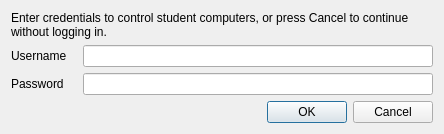
<?xml version="1.0" encoding="UTF-8"?>
<ui version="4.0">
 <class>PasswordDialog</class>
 <widget class="QDialog" name="PasswordDialog">
  <property name="windowTitle">
   <string>ClassWatch Logon</string>
  </property>
  <property name="windowIcon">
   <iconset resource="../resources/core.qrc">
    <normaloff>:/core/application-x-pem-key.png</normaloff>:/core/application-x-pem-key.png</iconset>
  </property>
  <layout class="QVBoxLayout" name="verticalLayout">
   <item>
    <widget class="QLabel" name="label">
     <property name="text">
      <string>Enter credentials to control student computers, or press Cancel to continue without logging in.</string>
     </property>
     <property name="wordWrap">
      <bool>true</bool>
     </property>
    </widget>
   </item>
   <item>
    <layout class="QGridLayout" name="gridLayout">
     <property name="horizontalSpacing">
      <number>16</number>
     </property>
     <item row="0" column="0">
      <widget class="QLabel" name="label_2">
       <property name="text">
        <string>Username</string>
       </property>
      </widget>
     </item>
     <item row="0" column="1">
      <widget class="QLineEdit" name="username">
       <property name="minimumSize">
        <size>
         <width>350</width>
         <height>0</height>
        </size>
       </property>
      </widget>
     </item>
     <item row="1" column="0">
      <widget class="QLabel" name="label_3">
       <property name="text">
        <string>Password</string>
       </property>
      </widget>
     </item>
     <item row="1" column="1">
      <widget class="QLineEdit" name="password">
       <property name="echoMode">
        <enum>QLineEdit::Password</enum>
       </property>
      </widget>
     </item>
    </layout>
   </item>
   <item>
    <widget class="QDialogButtonBox" name="buttonBox">
     <property name="standardButtons">
      <set>QDialogButtonBox::Cancel|QDialogButtonBox::Ok</set>
     </property>
    </widget>
   </item>
  </layout>
 </widget>
 <resources>
  <include location="../resources/core.qrc"/>
 </resources>
 <connections>
  <connection>
   <sender>buttonBox</sender>
   <signal>accepted()</signal>
   <receiver>PasswordDialog</receiver>
   <slot>accept()</slot>
   <hints>
    <hint type="sourcelabel">
     <x>206</x>
     <y>137</y>
    </hint>
    <hint type="destinationlabel">
     <x>169</x>
     <y>79</y>
    </hint>
   </hints>
  </connection>
  <connection>
   <sender>buttonBox</sender>
   <signal>rejected()</signal>
   <receiver>PasswordDialog</receiver>
   <slot>reject()</slot>
   <hints>
    <hint type="sourcelabel">
     <x>206</x>
     <y>137</y>
    </hint>
    <hint type="destinationlabel">
     <x>169</x>
     <y>79</y>
    </hint>
   </hints>
  </connection>
  <connection>
   <sender>password</sender>
   <signal>textChanged(QString)</signal>
   <receiver>PasswordDialog</receiver>
   <slot>updateOkButton()</slot>
   <hints>
    <hint type="sourcelabel">
     <x>204</x>
     <y>107</y>
    </hint>
    <hint type="destinationlabel">
     <x>169</x>
     <y>78</y>
    </hint>
   </hints>
  </connection>
  <connection>
   <sender>username</sender>
   <signal>textChanged(QString)</signal>
   <receiver>PasswordDialog</receiver>
   <slot>updateOkButton()</slot>
   <hints>
    <hint type="sourcelabel">
     <x>204</x>
     <y>76</y>
    </hint>
    <hint type="destinationlabel">
     <x>169</x>
     <y>78</y>
    </hint>
   </hints>
  </connection>
 </connections>
 <slots>
  <slot>updateOkButton()</slot>
 </slots>
</ui>
